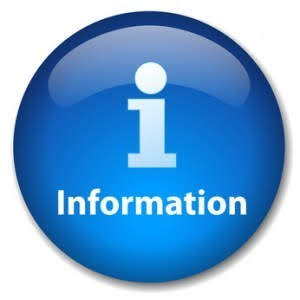
#> input picture Hill-Climbing/info.jpg, 300 x 300 px
$ python image_to_ackii.py
#> lines starting #> are read from the running program, lines starting #| are printed output that depends on the picture
import cv2
import re


ACKII = ['@', '#', '%', '?', '*', '=', '+', '-', ':', ',', '.']
extentions = ".jpg|.jpg|.png"


def cropp(photo, wight):
    y,x = photo.shape[:2]
    ratio = x/y
    height = int(ratio*wight)
    return cv2.resize(photo, (height, wight))


def pixel_to_ACKII(photo):
    s=''
    for rows in photo:
        for pixel in rows:
            s+=ACKII[pixel//25]+' '
        s+='\n'
    print(s)
    return s


def main():
    path = input("enter path to image: ")
#> the answer given: Hill-Climbing/info.jpg
    name = re.sub(r'.jpg|.jpeg|.png|.heic|.gif|.ico|.tiff|.webp|.eps|.svg|.psd|.indd|.cdr|.ai|.raw', "", '\\'.join(path .split('\\')[-1:]))+'.txt'
    try:
        img = cv2.imread(path, cv2.IMREAD_GRAYSCALE)
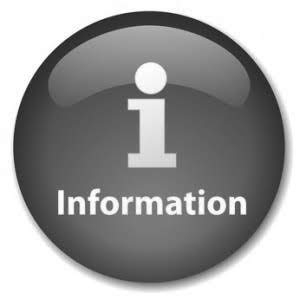
#> img: shape (300, 300); min 22, max 255, mean 156.8
        wight = int(input("enter the number of characters per line: "))
#> the answer given: 3
        img = cropp(img, wight)
#> img = [[247, 152, 244], [86, 219, 86], [249, 112, 212]]
        f = open('\\'.join(path .split('\\')[:-1])+'\\'+name, 'w')
        f.write(pixel_to_ACKII(img))
#> the loop in pixel_to_ACKII, `for rows in photo:` made 3 passes
        f.close()
    except:
        print("oops, file not found")

main()
